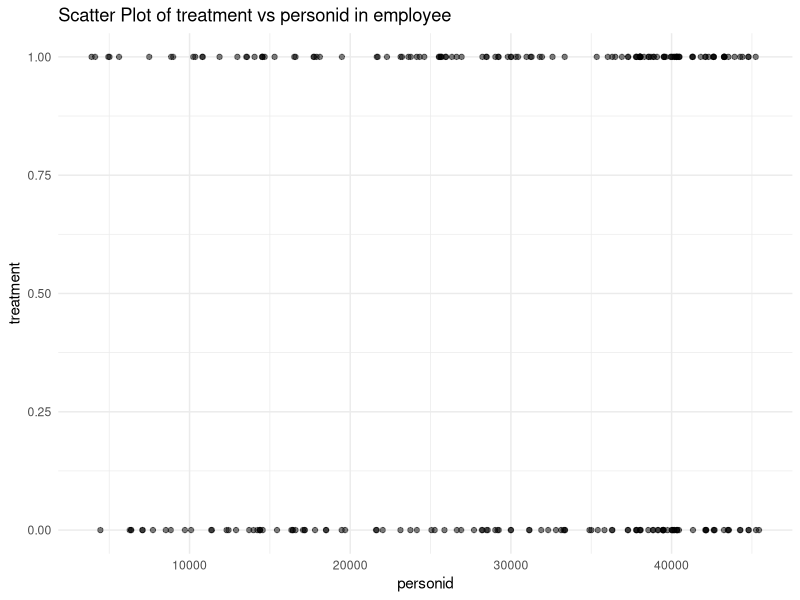
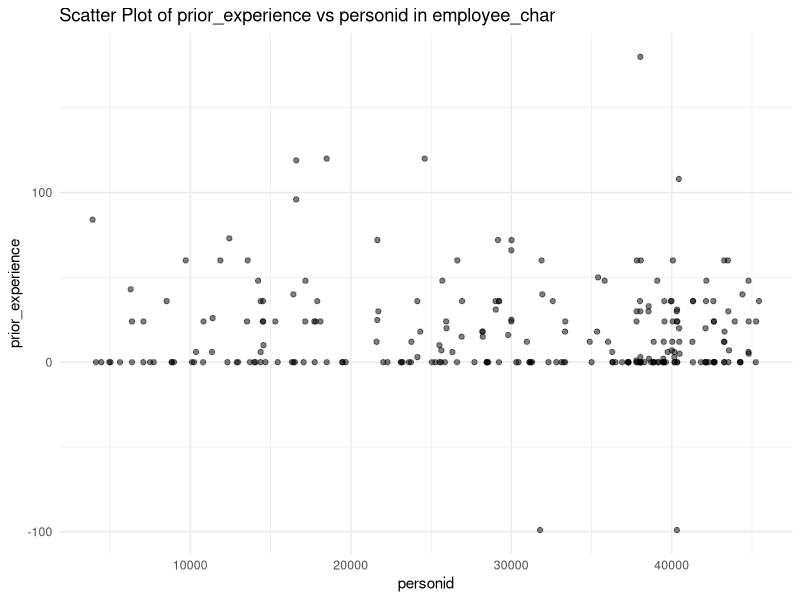
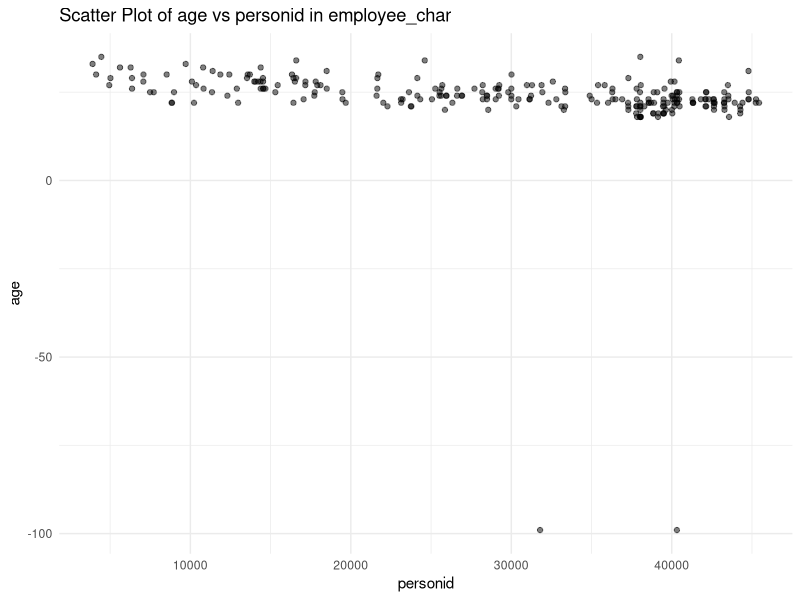
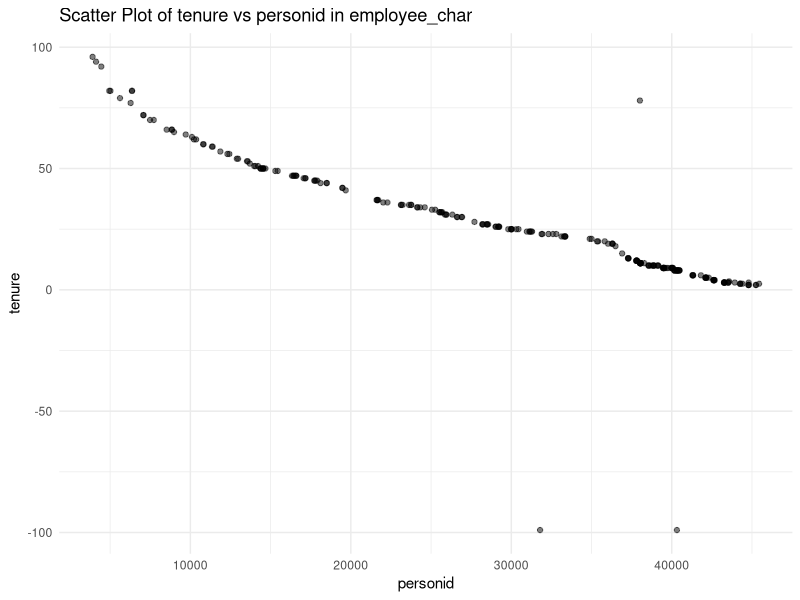
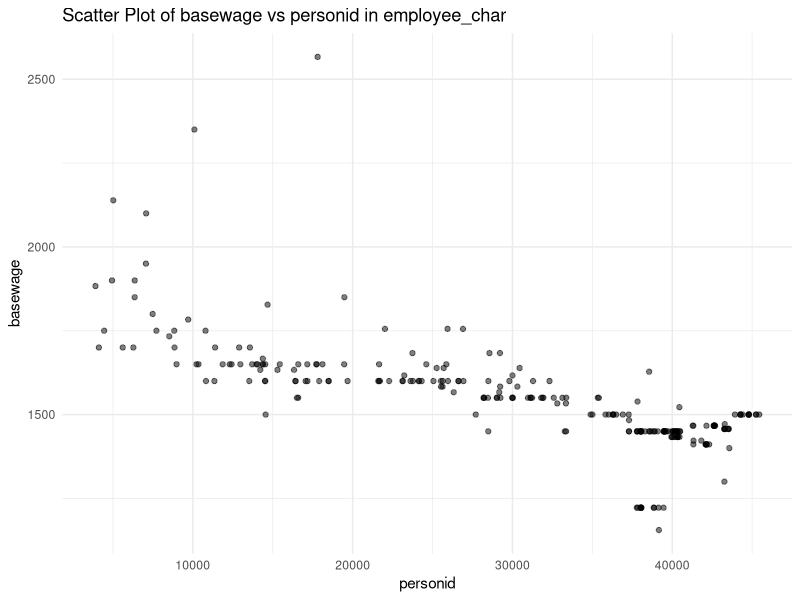
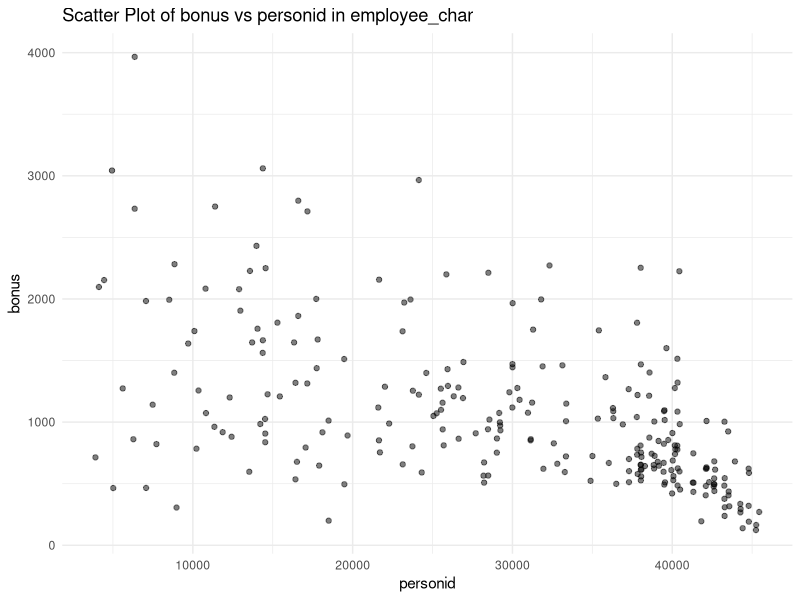
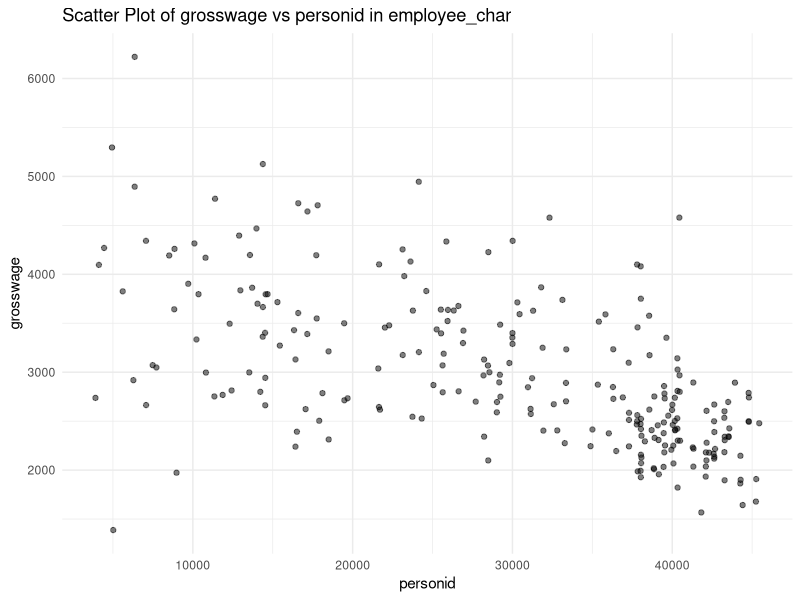
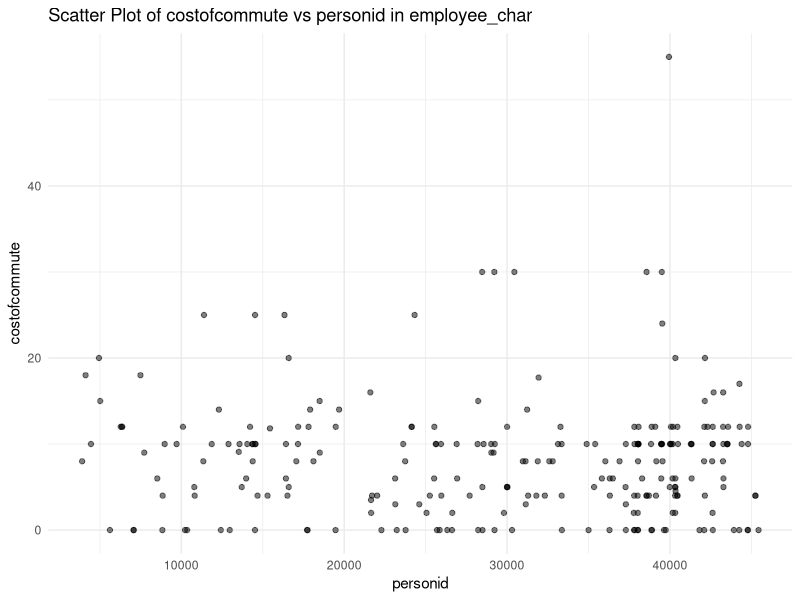

These figures' R source, in order:
## ---- chunk 1
knitr::opts_chunk$set(echo = TRUE)
library(haven)
library(ggplot2)
library(dplyr)
## ---- chunk 2
employee <- read_dta("EmployeeStatus.dta")
employee_char <- read_dta("EmployeeCharacteristics.dta")
quits <- read_dta("Quits.dta")
quits_d <- read_dta("QuitDate.dta")
attitude <- read_dta("Attitudes.dta")
performance_p <- read_dta("Performance_Panel.dta")
performance <- read_dta("Performance.dta")
# create a list for all 7 datasets
data_list <- list(
  employee = employee,
  employee_char = employee_char,
  quits = quits,
  quits_d = quits_d,
  attitude = attitude,
  performance_p = performance_p,
  performance = performance
)
## ---- chunk 3
# loop through and show summary of all 7 datasets
for (dataset_name in names(data_list)) {
  cat(dataset_name, ":\n")
  print(summary(data_list[[dataset_name]]))
  cat("\n")
}
## ---- chunk 4
plot_scatter_first_column <- function(data, dataset_name) {
  numeric_vars <- sapply(data, is.numeric)
  numeric_names <- names(data)[numeric_vars]

  if (length(numeric_names) > 1) {
    x_axis <- numeric_names[1]  # use personid as the x-axis
    
    for (y_axis in numeric_names[-1]) {
      plot <- ggplot(data, aes_string(x = x_axis, y = y_axis)) +
        geom_point(alpha = 0.5) + 
        labs(title = paste("Scatter Plot of", y_axis, "vs", x_axis, "in", dataset_name),
             x = x_axis, y = y_axis) +
        theme_minimal()
      
      print(plot) 
    }
  } else {
    cat("No enough numeric variables.")
  }
}
# loop through each dataset and generate plots
for (dataset_name in names(data_list)) {
  cat("Generating plots for", dataset_name, "\n")
  plot_scatter_first_column(data_list[[dataset_name]], dataset_name)
}

## ---- chunk 5
# dataset2. employee_char
data_list[[2]] <- data_list[[2]] %>%
  mutate(
    prior_experience = if_else(prior_experience < 0, NA, prior_experience),
    age = if_else(age < 0, NA, age),
    tenure = if_else(tenure < 0, NA, tenure)
  )
summary(data_list[[2]]) # double check the summary

# dataset6. performance_p
data_list[[6]] <- data_list[[6]] %>%
  mutate(
    performance_score = ifelse(performance_score > 100, NA, performance_score),
    total_monthly_calls = ifelse(total_monthly_calls < 0, NA, total_monthly_calls),
    calls_per_hour = ifelse(calls_per_hour > 100, NA, calls_per_hour)
  )
summary(data_list[[6]])

# dataset7. performance
data_list[[7]] <- data_list[[7]] %>%
  mutate(
    performance_score = if_else(performance_score > 100, NA, performance_score),
    total_monthly_calls = if_else(total_monthly_calls < 0, NA, total_monthly_calls),
    calls_per_hour = if_else(calls_per_hour > 35, NA, calls_per_hour)
  )
summary(data_list[[7]])

## ---- chunk 6

## ---- chunk 7

## ---- chunk 8

